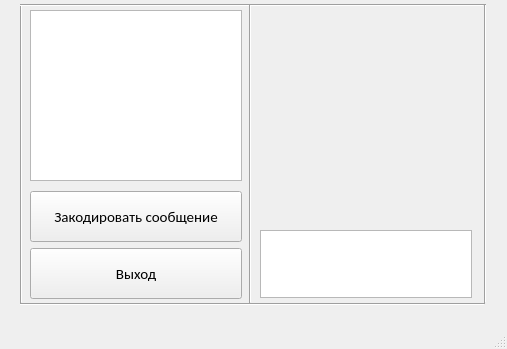
<?xml version="1.0" encoding="UTF-8"?>
<ui version="4.0">
 <class>QR</class>
 <widget class="QMainWindow" name="QR">
  <property name="geometry">
   <rect>
    <x>0</x>
    <y>0</y>
    <width>507</width>
    <height>349</height>
   </rect>
  </property>
  <property name="windowTitle">
   <string>QR</string>
  </property>
  <widget class="QWidget" name="centralwidget">
   <widget class="QPushButton" name="EncodepushButton">
    <property name="geometry">
     <rect>
      <x>30</x>
      <y>191</y>
      <width>212</width>
      <height>51</height>
     </rect>
    </property>
    <property name="font">
     <font>
      <family>Calibri</family>
      <pointsize>11</pointsize>
     </font>
    </property>
    <property name="text">
     <string>Закодировать сообщение</string>
    </property>
   </widget>
   <widget class="QTextEdit" name="DatatextEdit">
    <property name="geometry">
     <rect>
      <x>30</x>
      <y>10</y>
      <width>212</width>
      <height>171</height>
     </rect>
    </property>
    <property name="font">
     <font>
      <family>Calibri</family>
      <pointsize>11</pointsize>
     </font>
    </property>
   </widget>
   <widget class="QLabel" name="label">
    <property name="geometry">
     <rect>
      <x>260</x>
      <y>10</y>
      <width>212</width>
      <height>212</height>
     </rect>
    </property>
    <property name="text">
     <string/>
    </property>
   </widget>
   <widget class="QPushButton" name="ExitpushButton">
    <property name="geometry">
     <rect>
      <x>30</x>
      <y>248</y>
      <width>212</width>
      <height>51</height>
     </rect>
    </property>
    <property name="font">
     <font>
      <family>Calibri</family>
      <pointsize>11</pointsize>
     </font>
    </property>
    <property name="text">
     <string>Выход</string>
    </property>
   </widget>
   <widget class="QTextBrowser" name="InfotextBrowser">
    <property name="geometry">
     <rect>
      <x>260</x>
      <y>230</y>
      <width>212</width>
      <height>68</height>
     </rect>
    </property>
    <property name="font">
     <font>
      <family>Calibri</family>
      <pointsize>11</pointsize>
     </font>
    </property>
    <property name="html">
     <string>&lt;!DOCTYPE HTML PUBLIC &quot;-//W3C//DTD HTML 4.0//EN&quot; &quot;http://www.w3.org/TR/REC-html40/strict.dtd&quot;&gt;
&lt;html&gt;&lt;head&gt;&lt;meta name=&quot;qrichtext&quot; content=&quot;1&quot; /&gt;&lt;style type=&quot;text/css&quot;&gt;
p, li { white-space: pre-wrap; }
&lt;/style&gt;&lt;/head&gt;&lt;body style=&quot; font-family:'Calibri'; font-size:11pt; font-weight:400; font-style:normal;&quot;&gt;
&lt;p style=&quot;-qt-paragraph-type:empty; margin-top:0px; margin-bottom:0px; margin-left:0px; margin-right:0px; -qt-block-indent:0; text-indent:0px;&quot;&gt;&lt;br /&gt;&lt;/p&gt;&lt;/body&gt;&lt;/html&gt;</string>
    </property>
   </widget>
   <widget class="Line" name="line">
    <property name="geometry">
     <rect>
      <x>20</x>
      <y>294</y>
      <width>465</width>
      <height>20</height>
     </rect>
    </property>
    <property name="orientation">
     <enum>Qt::Horizontal</enum>
    </property>
   </widget>
   <widget class="Line" name="line_2">
    <property name="geometry">
     <rect>
      <x>11</x>
      <y>4</y>
      <width>20</width>
      <height>299</height>
     </rect>
    </property>
    <property name="orientation">
     <enum>Qt::Vertical</enum>
    </property>
   </widget>
   <widget class="Line" name="line_3">
    <property name="geometry">
     <rect>
      <x>20</x>
      <y>4</y>
      <width>464</width>
      <height>3</height>
     </rect>
    </property>
    <property name="orientation">
     <enum>Qt::Horizontal</enum>
    </property>
   </widget>
   <widget class="Line" name="line_4">
    <property name="geometry">
     <rect>
      <x>475</x>
      <y>4</y>
      <width>20</width>
      <height>299</height>
     </rect>
    </property>
    <property name="orientation">
     <enum>Qt::Vertical</enum>
    </property>
   </widget>
   <widget class="Line" name="line_5">
    <property name="geometry">
     <rect>
      <x>240</x>
      <y>4</y>
      <width>20</width>
      <height>299</height>
     </rect>
    </property>
    <property name="orientation">
     <enum>Qt::Vertical</enum>
    </property>
   </widget>
  </widget>
  <widget class="QMenuBar" name="menubar">
   <property name="geometry">
    <rect>
     <x>0</x>
     <y>0</y>
     <width>507</width>
     <height>21</height>
    </rect>
   </property>
  </widget>
  <widget class="QStatusBar" name="statusbar"/>
 </widget>
 <resources/>
 <connections/>
</ui>
